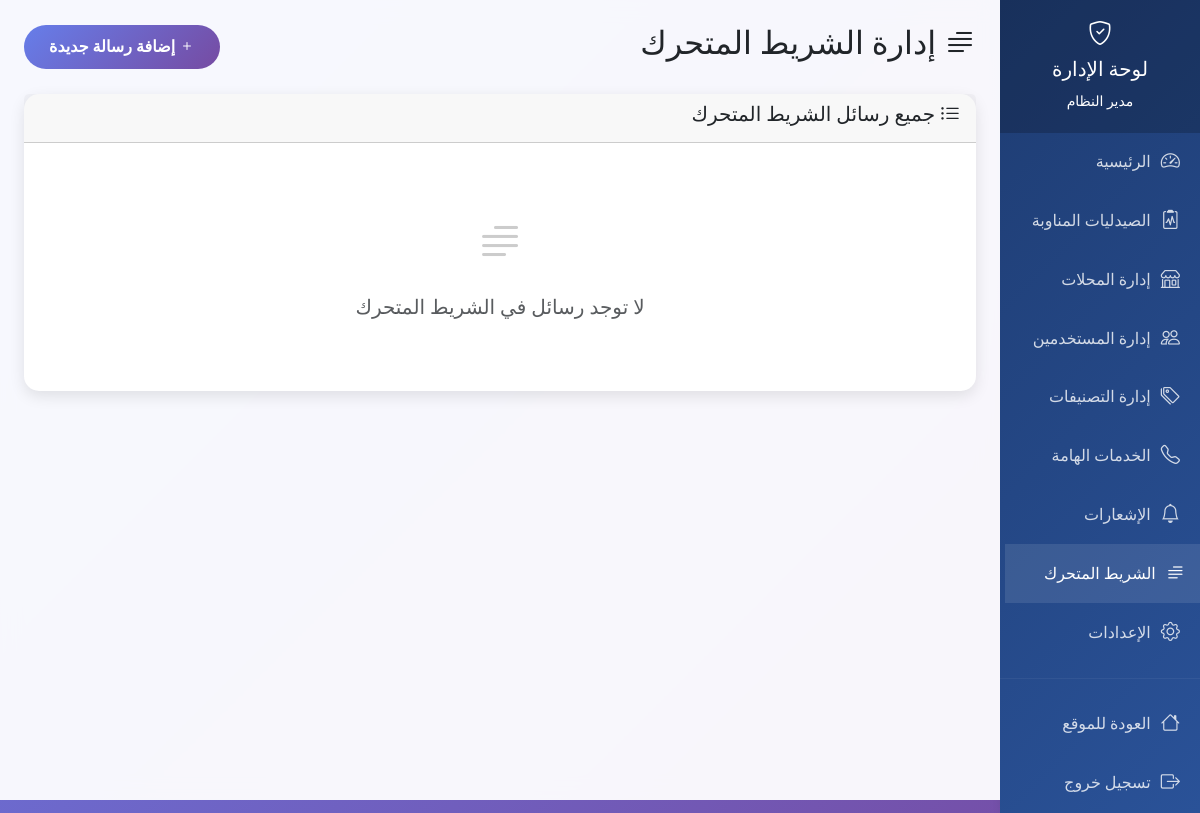
Before: /admin/ticker (signed in) with the older database file.
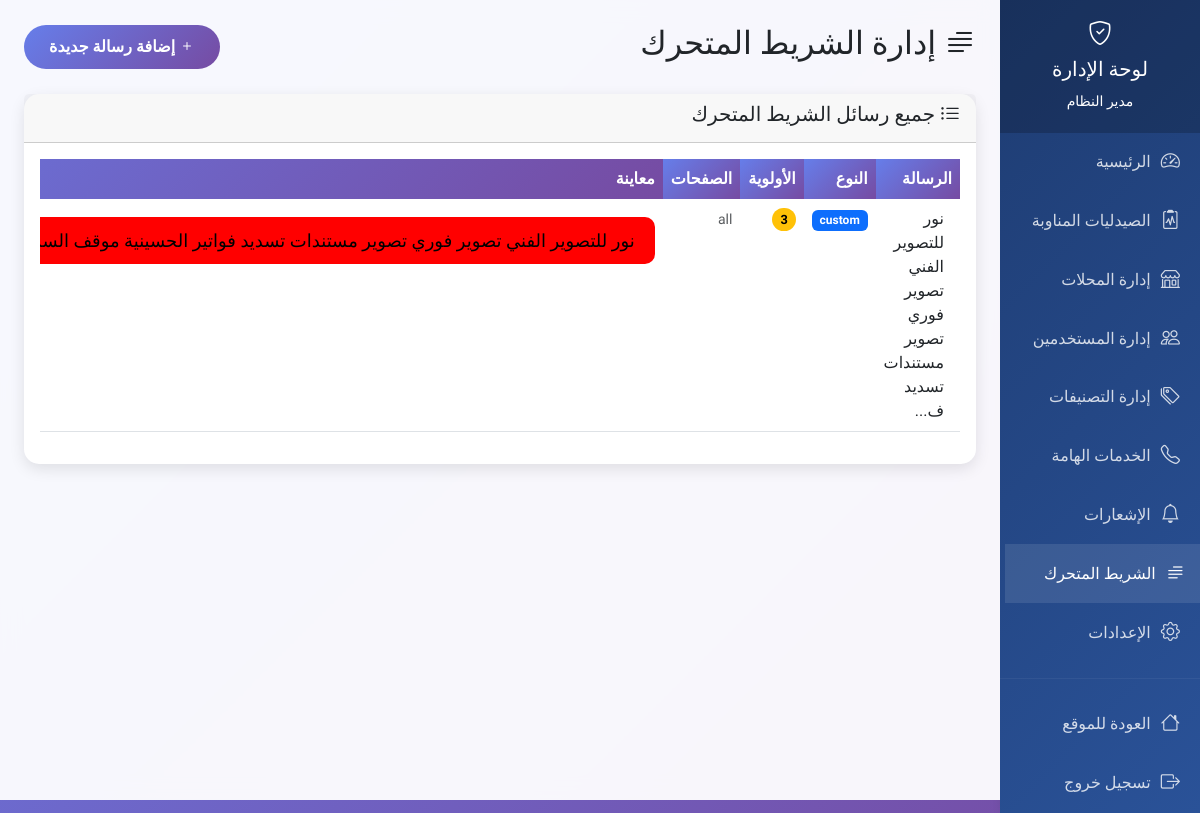
After: the same page with the newer database file.
### tables this page shows
CREATE TABLE ticker_messages (
            id INTEGER PRIMARY KEY AUTOINCREMENT,
            message TEXT NOT NULL,
            type TEXT,
            priority INTEGER DEFAULT 1,
            is_active BOOLEAN DEFAULT 1,
            created_at TIMESTAMP DEFAULT CURRENT_TIMESTAMP
        , direction TEXT DEFAULT "right", speed INTEGER DEFAULT 50, background_color TEXT DEFAULT "#11998e", text_color TEXT DEFAULT "#ffffff", font_size INTEGER DEFAULT 16, pages TEXT DEFAULT "all");

### app.py (the view)
@app.route('/admin/ticker')
def admin_ticker():
    if 'user_id' not in session or not session.get('is_admin'):
        flash('ليس لديك صلاحية للوصول لهذه الصفحة', 'error')
        return redirect(url_for('index'))
    conn = sqlite3.connect('hussainiya_stores.db')
    cursor = conn.cursor()
    try:
        cursor.execute('ALTER TABLE ticker_messages ADD COLUMN pages TEXT DEFAULT "all"')
        conn.commit()
    except:
        pass
    cursor.execute('SELECT id, message, type, priority, is_active, direction, speed, background_color, text_color, font_size, created_at, pages FROM ticker_messages ORDER BY priority DESC, created_at DESC')
    ticker_messages = cursor.fetchall()
    conn.close()
    return render_template('admin_ticker.html', ticker_messages=ticker_messages)

### app.py (called while the page is built, shortened)
@app.before_request
def check_maintenance_mode():
    if request.endpoint and (request.endpoint.startswith('admin_') or
                           request.endpoint == 'login' or
                           request.endpoint == 'logout' or
                           request.endpoint == 'register' or
                           request.endpoint == 'welcome' or
                           request.endpoint == 'save_settings'):
        return

### templates/admin_ticker.html (shortened to what the changed rows need)
<!DOCTYPE html>
<html lang="ar" dir="rtl">
<head>
    <link href="https://cdn.jsdelivr.net/npm/bootstrap@5.3.0/dist/css/bootstrap.min.css" rel="stylesheet">
    <link href="https://cdn.jsdelivr.net/npm/bootstrap-icons@1.10.0/font/bootstrap-icons.css" rel="stylesheet">
</head>
<body>
    <div class="row g-0">
        <div class="col-md-10">
            <div class="admin-content p-4">
                <div class="d-flex justify-content-between align-items-center mb-4">
                    <h2><i class="bi bi-text-paragraph"></i> إدارة الشريط المتحرك</h2>
                </div>
                <div class="card">
                    <div class="card-body">
                        {% if ticker_messages %}
                        <div class="table-responsive">
                            <table class="table table-hover">
                                <thead>
                                    <tr>
                                        <th>الرسالة</th>
                                        <th>النوع</th>
                                        <th>الأولوية</th>
                                        <th>الصفحات</th>
                                        <th>معاينة</th>
                                    </tr>
                                </thead>
                                <tbody>
                                    {% for ticker in ticker_messages %}
                                    <tr>
                                        <td>
                                            <div class="d-flex align-items-center">
                                                <span class="me-2">{{ ticker[1][:50] }}{{ '...' if ticker[1]|length > 50 else '' }}</span>
                                            </div>
                                        </td>
                                        <td>
                                            <span class="badge bg-primary">{{ ticker[2] }}</span>
                                        </td>
                                        <td>
                                            <span class="priority-badge priority-{{ ticker[3] }}">{{ ticker[3] }}</span>
                                        </td>
                                        <td>
                                            <small class="text-muted">{{ ticker[11] if ticker|length > 11 else 'جميع الصفحات' }}</small>
                                        </td>
                                        <td>
                                            <div class="ticker-preview" style="background-color: {{ ticker[7] }}; color: {{ ticker[8] }}; font-size: {{ ticker[9] }}px;">
                                                <div class="ticker-text">{{ ticker[1] }}</div>
                                            </div>
                                        </td>
                                    </tr>
                                    {% endfor %}
                                </tbody>
                            </table>
                        </div>
                        {% else %}
                        <div class="text-center py-5">
                            <i class="bi bi-text-paragraph" style="font-size: 3rem; color: #ccc;"></i>
                            <h5 class="mt-3 text-muted">لا توجد رسائل في الشريط المتحرك</h5>
                        </div>
                        {% endif %}
                    </div>
                </div>
            </div>
        </div>
    </div>
</body>
</html>

Changed rows visible on the page:
added ticker_messages: message "نور للتصوير الفني تصوير فوري تصوير مستندات تسديد ف", message "...", type "custom", priority "3", pages "all", message "نور للتصوير الفني تصوير فوري تصوير مستندات تسديد فواتير الحسينية موقف…"
Other visible differences:
text no longer shown: "لا توجد رسائل في الشريط المتحرك"
text now shown: "الرسالة النوع الأولوية الصفحات معاينة"
